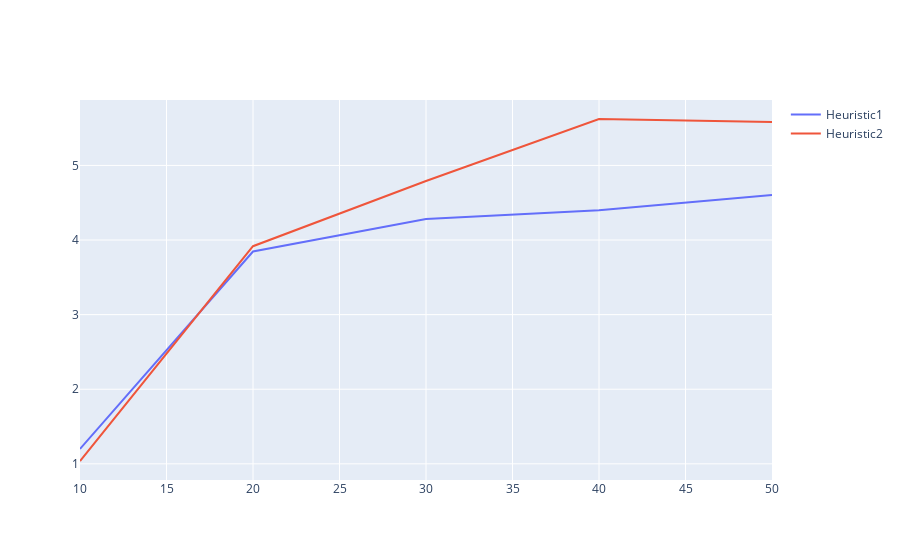

This figure's notebook cell:
### Code cell
f = [10, 20, 30, 40, 50]

trace0 = go.Scatter(
    x = f,
    y = errorsH1,
    mode = 'lines',
    name = 'Heuristic1'
)

trace1 = go.Scatter(
    x = f,
    y = errorsH2,
    mode = 'lines',
    name = 'Heuristic2'
)

data = [trace0, trace1]

iplot(data)

### Figure 1 — Plotly figure (JSON) as saved in the notebook; plotly's stock layout.template omitted (floating-point values rounded to 4 significant figures)
{"data": [{"mode": "lines", "name": "Heuristic1", "type": "scatter", "x": [10, 20, 30, 40, 50], "y": [1.2, 3.847, 4.283, 4.399, 4.603]}, {"mode": "lines", "name": "Heuristic2", "type": "scatter", "x": [10, 20, 30, 40, 50], "y": [1.038, 3.917, 4.792, 5.622, 5.583]}], "layout": {}}
